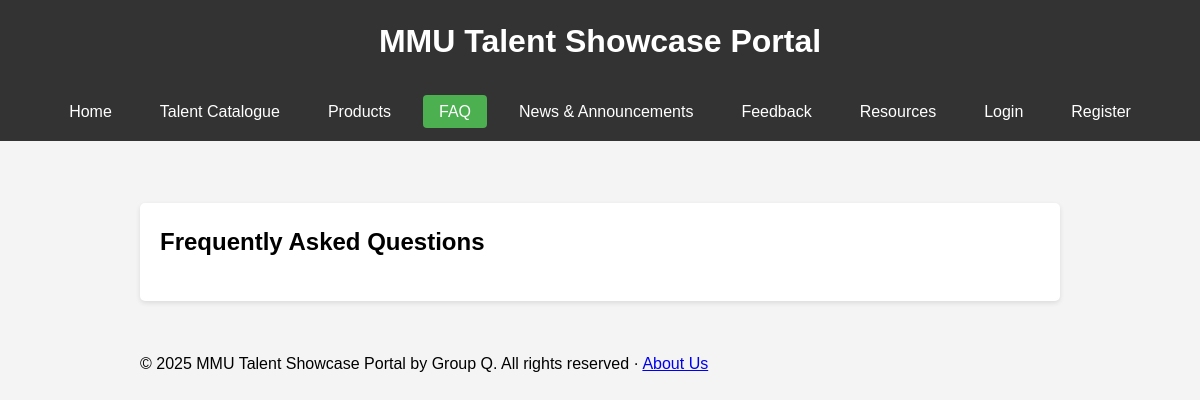
Page /faq.php on the earlier database version.
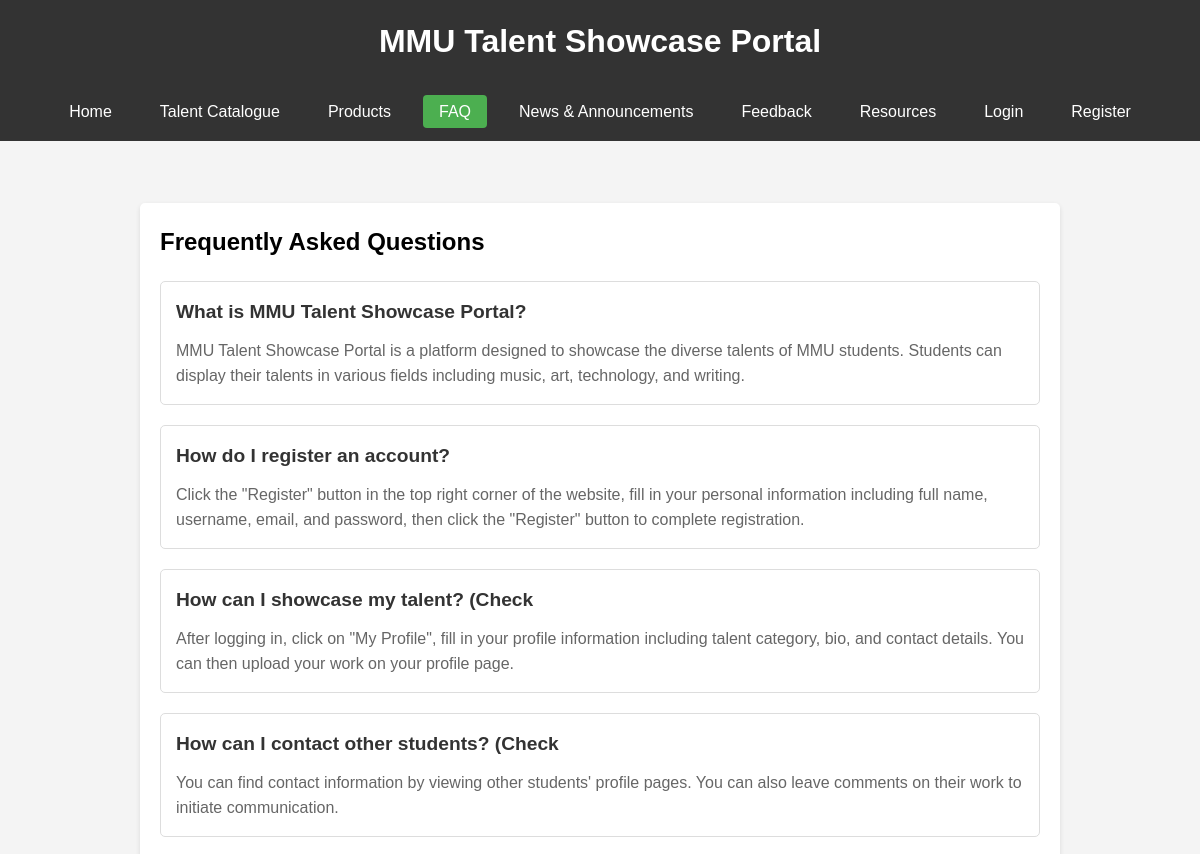
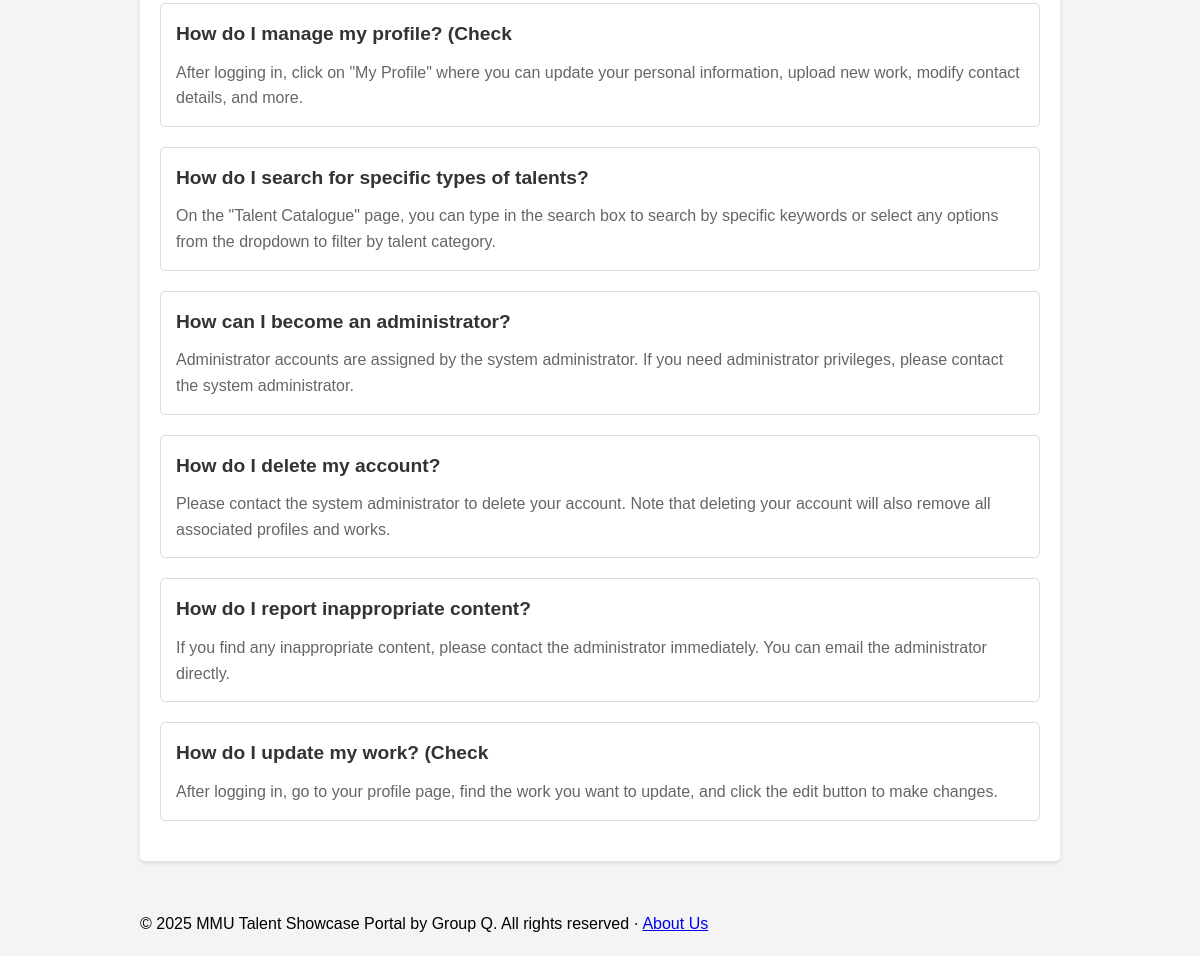
Same page on the later database version (2 pictures, top to bottom).
### tables this page shows
CREATE TABLE `faq` (
  `id` int(11) NOT NULL,
  `question` text NOT NULL,
  `answer` text NOT NULL,
  `created_at` timestamp NOT NULL DEFAULT current_timestamp()
);

### faq.php (the view, shortened to what this page needs)
<?php
require_once 'config/database.php';
$sql = "SELECT * FROM faq ORDER BY created_at DESC";
$faqs = mysqli_query($conn, $sql);
?>
<!DOCTYPE html>
<html lang="en">
    <head>
        <link rel="stylesheet" href="assets/css/style.css">
    </head>
    <body>
        <?php include 'includes/header-inc.php'; ?>
        <?php include 'includes/navbar.php'; ?>
        <div class="container">
            <div class="card">
                <h2>Frequently Asked Questions</h2>
                <div class="faq-list">
                    <?php while ($faq = mysqli_fetch_assoc($faqs)): ?>
                        <div class="faq-item">
                            <h3 class="faq-question"><?php echo htmlspecialchars($faq['question']); ?></h3>
                            <div class="faq-answer">
                                <?php echo nl2br(htmlspecialchars($faq['answer'])); ?>
                            </div>
                        </div>
                    <?php endwhile; ?>
                </div>
            </div>
        </div>
        <?php include 'includes/footer-inc.php'; ?>
    </body>
</html>

Differences in the rows shown:
added faq: question "What is MMU Talent Showcase Portal?", answer "MMU Talent Showcase Portal is a platform designed to showcase the diverse talents of MMU students. Students can display their talents in various fields including music, art, technology, and writing."
added faq: question "How do I register an account?", answer "Click the \"Register\" button in the top right corner of the website, fill in your personal information including full name, username, email, and password, then click the \"Register\" button to complete registration."
added faq: question "How can I showcase my talent? (Check", answer "After logging in, click on \"My Profile\", fill in your profile information including talent category, bio, and contact details. You can then upload your work on your profile page."
added faq: question "How can I contact other students? (Check", answer "You can find contact information by viewing other students' profile pages. You can also leave comments on their work to initiate communication."
added faq: question "How do I manage my profile? (Check", answer "After logging in, click on \"My Profile\" where you can update your personal information, upload new work, modify contact details, and more."
added faq: question "How do I search for specific types of talents?", answer "On the \"Talent Catalogue\" page, you can type in the search box to search by specific keywords or select any options from the dropdown to filter by talent category."
added faq: question "How can I become an administrator?", answer "Administrator accounts are assigned by the system administrator. If you need administrator privileges, please contact the system administrator."
added faq: question "How do I delete my account?", answer "Please contact the system administrator to delete your account. Note that deleting your account will also remove all associated profiles and works."
added faq: question "How do I report inappropriate content?", answer "If you find any inappropriate content, please contact the administrator immediately. You can email the administrator directly."
added faq: question "How do I update my work? (Check", answer "After logging in, go to your profile page, find the work you want to update, and click the edit button to make changes."
